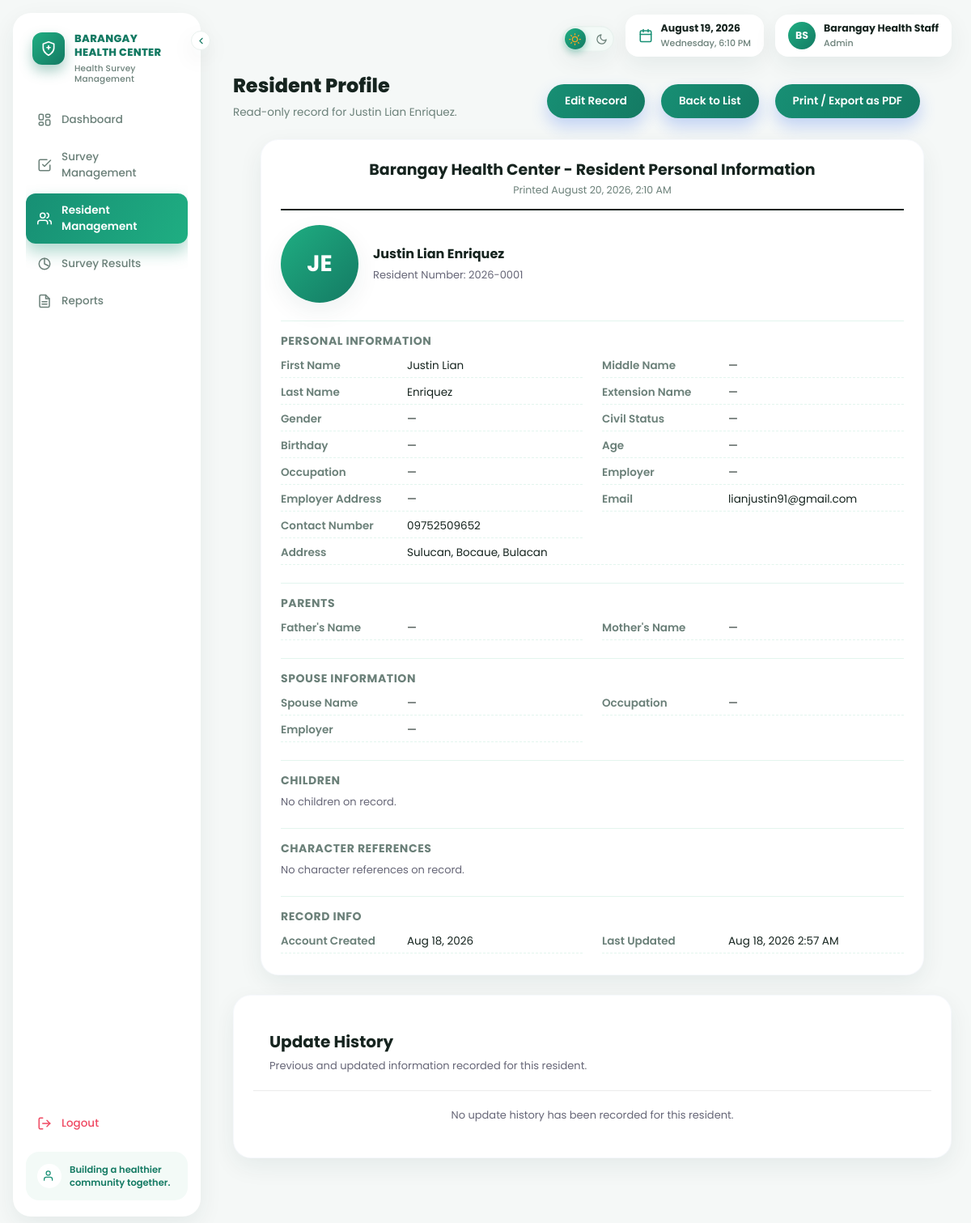
/staff/resident_view.php?resident_id=1 (signed in), run on an earlier commit of the app's database.
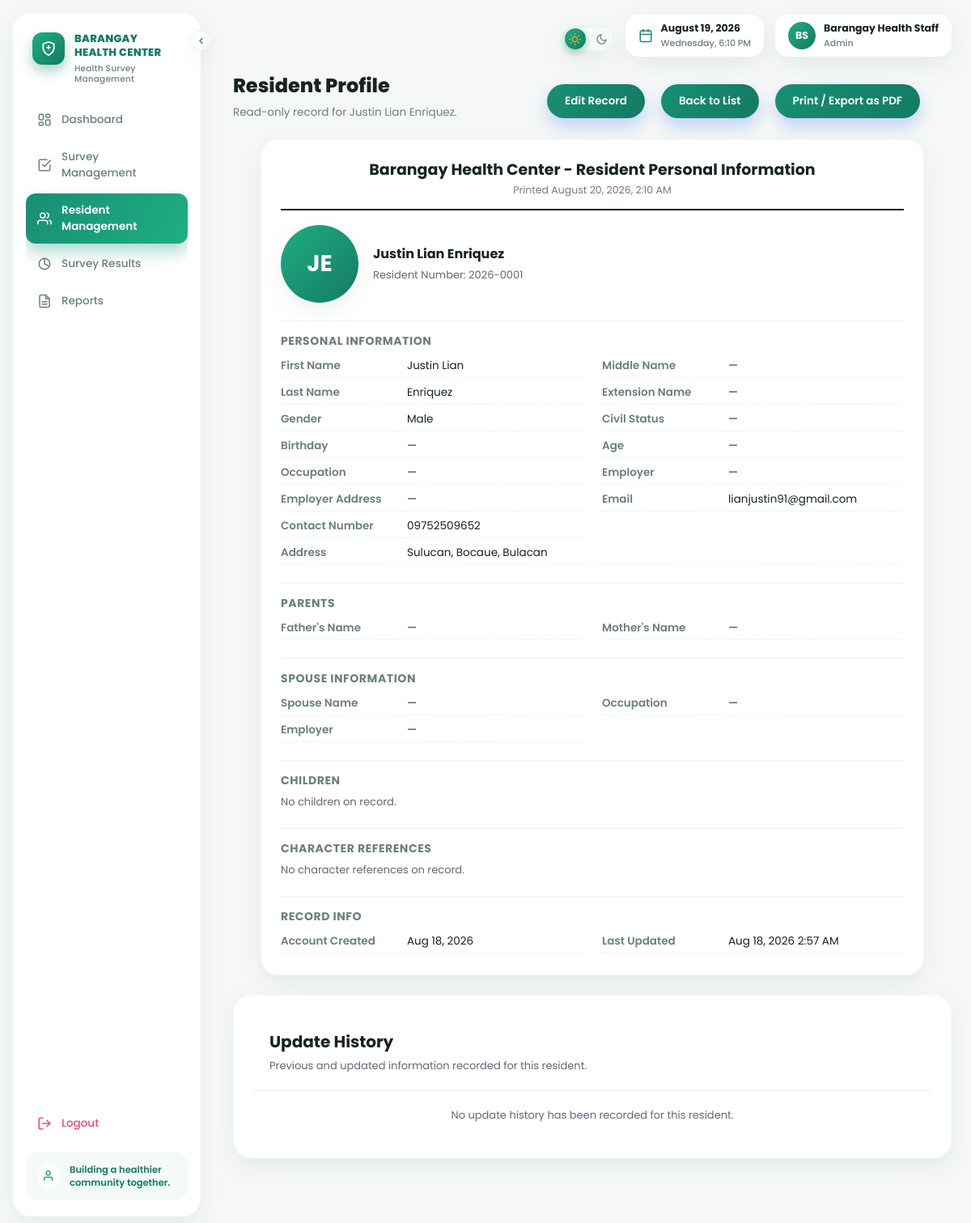
And on a later commit of the database.
### tables this page shows
CREATE TABLE IF NOT EXISTS residents (

    resident_id INT AUTO_INCREMENT PRIMARY KEY,

    resident_number VARCHAR(20) NOT NULL UNIQUE,

    first_name VARCHAR(50) NOT NULL,

    last_name VARCHAR(50) NOT NULL,

    middle_name VARCHAR(50),

    extension_name VARCHAR(10),

    gender ENUM(
        'Male',
        'Female'
    ) DEFAULT NULL,

    civil_status ENUM(
        'Single',
        'Married',
        'Widowed',
        'Separated',
        'Divorced'
    ) DEFAULT NULL,

    email VARCHAR(100),

    contact_number VARCHAR(20),

    address VARCHAR(150),

    birthday DATE DEFAULT NULL,

    age INT DEFAULT NULL,

    occupation VARCHAR(100),

    employer VARCHAR(100),

    employer_address VARCHAR(150),

    father_name VARCHAR(100),

    mother_name VARCHAR(100),

    spouse_name VARCHAR(100),

    spouse_occupation VARCHAR(100),

    spouse_employer VARCHAR(100),

    reference1_name VARCHAR(100),

    reference1_signature VARCHAR(100),

    reference2_name VARCHAR(100),

    reference2_signature VARCHAR(100),

    photo VARCHAR(255) DEFAULT NULL,

    status ENUM(
        'active',
        'archived'
    ) NOT NULL DEFAULT 'active',

    password VARCHAR(255) NOT NULL,

    is_first_login TINYINT(1) NOT NULL DEFAULT 1,

    created_at TIMESTAMP DEFAULT CURRENT_TIMESTAMP,

    updated_at TIMESTAMP
        DEFAULT CURRENT_TIMESTAMP
        ON UPDATE CURRENT_TIMESTAMP

);

### includes/functions.php (called while the page is built, shortened)
<?php
function e($string) {
    return htmlspecialchars($string ?? "", ENT_QUOTES, "UTF-8");
}
function full_resident_name($r) {
    $parts = [
        $r["first_name"] ?? "",
        $r["middle_name"] ?? "",
        $r["last_name"] ?? "",
    ];
    $name = trim(preg_replace("/\s+/", " ", implode(" ", array_filter($parts, fn($p) => trim((string)$p) !== ""))));
    return $name;
}
function resident_photo_url($photo) {
    if (empty($photo)) return null;
    return RESIDENT_PHOTO_URL . rawurlencode($photo);
}
function format_date_display($date) {
    if (empty($date)) return "&mdash;";
    try {
        return (new DateTime($date))->format("M d, Y");
    } catch (Exception $e) {
        return e($date);
    }
}
?>

### staff/resident_view.php (the view, shortened to what the rows shown need)
<?php
require_once __DIR__ . "/../includes/functions.php";
$resident_id =
    filter_input(
        INPUT_GET,
        "resident_id",
        FILTER_VALIDATE_INT
    );
$stmt =
    $conn->prepare("
        SELECT *
        FROM residents
        WHERE resident_id = ?
        LIMIT 1
    ");
$stmt->bind_param(
    "i",
    $resident_id
);
$stmt->execute();
$resident =
    $stmt
        ->get_result()
        ->fetch_assoc();
$display_name =
    full_resident_name(
        $resident
    );
$photo_url =
    resident_photo_url(
        $resident["photo"] ?? ""
    );
$initials =
    strtoupper(
        substr(
            $resident["first_name"] ?? "",
            0,
            1
        ) .
        substr(
            $resident["last_name"] ?? "",
            0,
            1
        )
    );
$parents = [
    "father_name" =>
        $resident["father_name"] ?? "",
    "mother_name" =>
        $resident["mother_name"] ?? ""
];
?>
<!DOCTYPE html>
<html lang="en">
<head>
<link
    rel="stylesheet"
    href="../assets/css/style.css?v=<?= filemtime(__DIR__ . "/../assets/css/style.css") ?>"
>
</head>
<body>
<div class="container">
<div
    class="welcome-header no-print"
>
    <div>
        <h1>
            Resident Profile
        </h1>
    </div>
</div>
<div
    class="card print-sheet"
>
    <div
        class="print-header"
    >
        <h1>
            Barangay Health Center -
            Resident Personal Information
        </h1>
    </div>
    <div
        class="photo-uploader"
        style="margin-bottom:16px;"
    >
        <div
            class="avatar-lg"
        >
            <?php if (
                $photo_url
            ): ?>
                <img
                    src="<?= e($photo_url) ?>"
                    alt="Resident photo"
                >
            <?php else: ?>
                <?= e($initials) ?>
            <?php endif; ?>
        </div>
        <div>
            <strong
                style="font-size:16px;"
            >
                <?= e(
                    $display_name
                ) ?>
            </strong>
            <br>
            <span
                style="
                    color:#667;
                    font-size:13px;
                "
            >
                Resident Number:
                <?= e(
                    $resident[
                        "resident_number"
                    ]
                ) ?>
            </span>
        </div>
    </div>
    <div
        class="print-info-grid"
    >
        <div class="info-row">
            <strong>
                First Name
            </strong>
            <span>
                <?= e(
                    $resident["first_name"] ?? ""
                ) ?: "—" ?>
            </span>
        </div>
        <div class="info-row">
            <strong>
                Middle Name
            </strong>
            <span>
                <?= e(
                    $resident["middle_name"] ?? ""
                ) ?: "—" ?>
            </span>
        </div>
        <div class="info-row">
            <strong>
                Last Name
            </strong>
            <span>
                <?= e(
                    $resident["last_name"] ?? ""
                ) ?: "—" ?>
            </span>
        </div>
        <div class="info-row">
            <strong>
                Extension Name
            </strong>
            <span>
                <?= e(
                    $resident["extension_name"] ?? ""
                ) ?: "—" ?>
            </span>
        </div>
        <div class="info-row">
            <strong>
                Gender
            </strong>
            <span>
                <?= e(
                    $resident["gender"] ?? ""
                ) ?: "—" ?>
            </span>
        </div>
        <div class="info-row">
            <strong>
                Civil Status
            </strong>
            <span>
                <?= e(
                    $resident["civil_status"] ?? ""
                ) ?: "—" ?>
            </span>
        </div>
        <div class="info-row">
            <strong>
                Birthday
            </strong>
            <span>
                <?= format_date_display(
                    $resident["birthday"] ?? null
                ) ?>
            </span>
        </div>
        <div class="info-row">
            <strong>
                Occupation
            </strong>
            <span>
                <?= e(
                    $resident["occupation"] ?? ""
                ) ?: "—" ?>
            </span>
        </div>
        <div class="info-row">
            <strong>
                Employer
            </strong>
            <span>
                <?= e(
                    $resident["employer"] ?? ""
                ) ?: "—" ?>
            </span>
        </div>
        <div class="info-row">
            <strong>
                Employer Address
            </strong>
            <span>
                <?= e(
                    $resident["employer_address"] ?? ""
                ) ?: "—" ?>
            </span>
        </div>
        <div class="info-row">
            <strong>
                Email
            </strong>
            <span>
                <?= e(
                    $resident["email"] ?? ""
                ) ?: "—" ?>
            </span>
        </div>
        <div class="info-row">
            <strong>
                Contact Number
            </strong>
            <span>
                <?= e(
                    $resident["contact_number"] ?? ""
                ) ?: "—" ?>
            </span>
        </div>
        <div
            class="info-row"
            style="grid-column:1/-1;"
        >
            <strong>
                Address
            </strong>
            <span>
                <?= e(
                    $resident["address"] ?? ""
                ) ?: "—" ?>
            </span>
        </div>
    </div>
    <div
        class="print-info-grid"
    >
        <div class="info-row">
            <strong>
                Father's Name
            </strong>
            <span>
                <?= e(
                    $parents["father_name"]
                ) ?: "—" ?>
            </span>
        </div>
        <div class="info-row">
            <strong>
                Mother's Name
            </strong>
            <span>
                <?= e(
                    $parents["mother_name"]
                ) ?: "—" ?>
            </span>
        </div>
    </div>
    <div
        class="print-info-grid"
    >
        <div class="info-row">
            <strong>
                Account Created
            </strong>
            <span>
                <?= format_date_display(
                    $resident["created_at"]
                        ? substr(
                            $resident["created_at"],
                            0,
                            10
                        )
                        : null
                ) ?>
            </span>
        </div>
        <div class="info-row">
            <strong>
                Last Updated
            </strong>
            <span>
                <?= $resident["updated_at"]
                    ? e(
                        date(
                            "M d, Y g:i A",
                            strtotime(
                                $resident["updated_at"]
                            )
                        )
                    )
                    : "—"
                ?>
            </span>
        </div>
    </div>
</div>
<div
    class="resident-update-history"
>
    <div
        class="card"
    >
        <div
            class="resident-update-history-header"
        >
            <div>
                <h2>
                    Update History
                </h2>
            </div>
        </div>
    </div>
</div>
</div>
</body>
</html>

What changed in the data, as far as the page shows it:
changed residents "JE": gender "—" → "Male"
